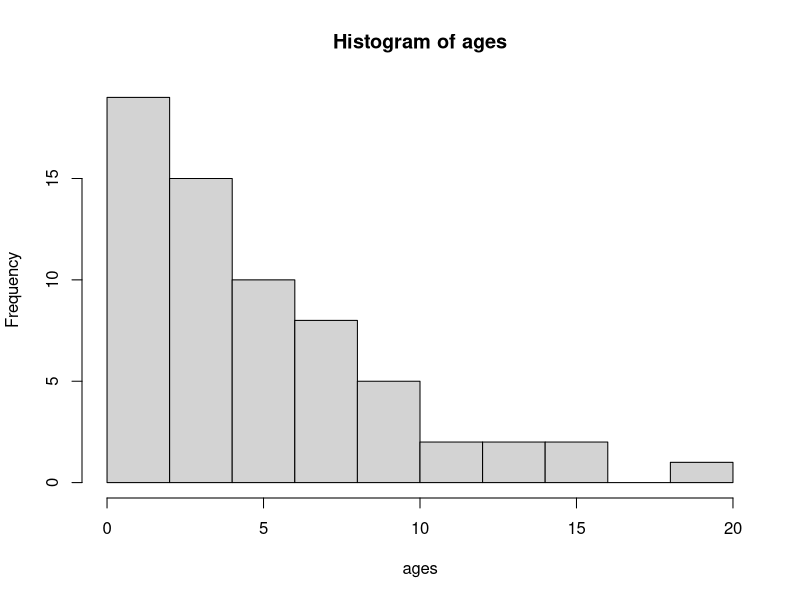

This chart was generated by the following R code: (Note: this script raises an error after producing the figure.)
##### INITIAL POPULATION
## use numbers from EBPB 2021, and create txt file with 1/2 of these nr (as female-only) per population 
## UPDATE PATCH ID depending on patch file used (varying min patch size, and human pressure classes lead to variation in patch IDs!)
# total population Borecka [EBPB 2022]: 125
# total population Augustowska [EBPB 2022]: 20
# total population Knyszyn [EBPB 2022]: 212
# total population Bialowieza [EBPB 2022]: 779
# total population Bieszczady [EBPB 2022]: 729
# total population Western Poland [EBPB 2022]: 340
# total population Rothaar [EBPB 2022]: 24
# required format: Year Species PatchID Ninds Age Stage
# Define the relative proportion of individuals in each age class
# I have stage-structured model with 4 stages: calves/newborns, juveniles, reproductive adults, senescent adults
# but cannot initialize calves! so specify only 3 stages here

dirpath <- ""
# Define the age ranges for each age class
age_class1_range1 <- c(0:3)
age_class2_range1 <- c(4:20)
age_class3_range1 <- c(21:25)

age_class1_range2 <- c(0:1)
age_class2_range2 <- c(1:3)
age_class3_range2 <- c(4:20)
age_class4_range2 <- c(21:25)

## Draw initial ages from an exponential distribution
# Set parameters
max_age <- 25
lambda <- 0.2  # Adjust the lambda parameter based on the desired distribution shape; lambda=0.2 works well for value range 1-25 

patchID_borecka <- 6
patchID_augustowska <- 4
patchID_knyszyn <- 15
patchID_bialowieza <- 23
patchID_bieszczady <- 109
patchID_west_poland_mainpatch <- 22 ## --> ca 90% (if 2 patches)
patchID_west_poland_patch2 <- 24    ## --> ca 10% (if 2 patches)
patchID_rothaar <- 83
patchID_romincka <- 2
patchID_janowskie <- 73



#### BORECKA ####
# total population Borecka [EBPB 2022]: 127
total_pop_borecka <- 127 
## take 50% of population as I have female-only model (maybe need to change this to 60% or so? Some populations have clear female-skew)
# I have stage-structured model with 4 stages: calves/newborns, juveniles, reproductive adults, senescent adults
# but cannot initialize calves! so specify only 3 stages here
## set.seed before random sampling
set.seed(1909)
# Generate ages from an exponential distribution (add 0.5 to avoid age 0 and have min age 1)
## round to integer
ages <- round(rexp(round(total_pop_borecka/2), rate = lambda) + 0.5)
# Randomly assign ages between 21 and 25 (stage 4) to individuals exceeding the maximum age
ages[ages > max_age] <- sample(21:25, size = sum(ages > max_age), replace = TRUE)
## check distribution
table(ages)
hist(ages)
# required format: Year Species PatchID Ninds Age Stage
## 4 stage model
borecka_pop1 <- data.frame(as.data.frame(table(ages))) %>%
  dplyr::relocate(Ninds = Freq) %>% 
  dplyr::rename(Age = ages) %>% 
  mutate(Stage = ifelse(Age %in% age_class1_range1, 1, 
                        ifelse(Age %in% age_class2_range1, 2, 3))) %>%
  mutate(Year = 0, Species = 0, PatchID = patchID_borecka)
## 5 stage model
borecka_pop2 <- data.frame(as.data.frame(table(ages))) %>%
  dplyr::relocate(Ninds = Freq) %>% 
  dplyr::rename(Age = ages) %>% 
  mutate(Stage = ifelse(Age %in% age_class1_range2, 1, 
                        ifelse(Age %in% age_class2_range2, 2, 
                               ifelse(Age %in% age_class3_range2, 3, 4)))) %>%
  mutate(Year = 0, Species = 0, PatchID = patchID_borecka)

# # # Check the distribution of ages
# # hist(ages, breaks=seq(1, 25, by=4), main="Age Distribution", xlab="Age")
# # Create a data frame
# ages_df <- data.frame(age = age)
# # Calculate the number of individuals for each age
# age_counts <- table(ages_df$age)
# age_counts_df <- data.frame(age = as.numeric(names(age_counts)), count = as.numeric(age_counts))
# ## get percentages in different age/stage classes
# # Calculate percentages for each age class
# percentage_age_class_1 <- sum(age_counts_df$count[age_counts_df$age %in% age_class1_range]) / total_population_size * 100
# percentage_age_class_2 <- sum(age_counts_df$count[age_counts_df$age %in% age_class2_range]) / total_population_size * 100
# percentage_age_class_3 <- sum(age_counts_df$count[age_counts_df$age %in% age_class3_range]) / total_population_size * 100
# # Print the percentages
# cat("Percentage for ages 1-3: ", percentage_age_class_1, "%\n")
# cat("Percentage for ages 4-20: ", percentage_age_class_2, "%\n")
# cat("Percentage for ages 21-25: ", percentage_age_class_3, "%\n")
# hist(ages)


#### AUGUSTOWSKA ####
# total population Augustowska [EBPB 2022]: 20
total_pop_augustowska <- 23
## set.seed before random sampling
set.seed(1909)
# Generate ages from an exponential distribution (add 1 to avoid age 0 and have min age 1)
## round to integer
ages <- round(rexp(round(total_pop_augustowska/2), rate = lambda) + 0.5)
# Randomly assign ages between 21 and 25 (stage 4) to individuals exceeding the maximum age
ages[ages > max_age] <- sample(21:25, size = sum(ages > max_age), replace = TRUE)
# required format: Year Species PatchID Ninds Age Stage
## 4 stage model
augustowska_pop1 <- data.frame(as.data.frame(table(ages))) %>% 
  dplyr::relocate(Ninds = Freq) %>% 
  dplyr::rename(Age = ages) %>% 
  mutate(Stage = ifelse(Age %in% age_class1_range1, 1, 
                        ifelse(Age %in% age_class2_range1, 2, 3))) %>%
  mutate(Year = 0, Species = 0, PatchID = patchID_augustowska) %>% 
  dplyr::relocate(Year, Species, PatchID)
## 5 stage model
augustowska_pop2 <- data.frame(as.data.frame(table(ages))) %>% 
  dplyr::relocate(Ninds = Freq) %>% 
  dplyr::rename(Age = ages) %>% 
  mutate(Stage = ifelse(Age %in% age_class1_range2, 1, 
                        ifelse(Age %in% age_class2_range2, 2, 
                               ifelse(Age %in% age_class3_range2, 3, 4)))) %>%
  mutate(Year = 0, Species = 0, PatchID = patchID_augustowska) %>% 
  dplyr::relocate(Year, Species, PatchID)

#### JANOWSKIE ####
# total population janowskie [EBPB 2022]: 9
total_pop_janowskie <- 9
## set.seed before random sampling
set.seed(1909)
# Generate ages from an exponential distribution (add 1 to avoid age 0 and have min age 1)
## round to integer
ages <- round(rexp(round(total_pop_janowskie/2), rate = lambda) + 0.5)
# Randomly assign ages between 21 and 25 (stage 4) to individuals exceeding the maximum age
ages[ages > max_age] <- sample(21:25, size = sum(ages > max_age), replace = TRUE)
# required format: Year Species PatchID Ninds Age Stage
## 4 stage model
janowskie_pop1 <- data.frame(as.data.frame(table(ages))) %>% 
  dplyr::relocate(Ninds = Freq) %>% 
  dplyr::rename(Age = ages) %>% 
  mutate(Stage = ifelse(Age %in% age_class1_range1, 1, 
                        ifelse(Age %in% age_class2_range1, 2, 3))) %>%
  mutate(Year = 0, Species = 0, PatchID = patchID_janowskie) %>% 
  dplyr::relocate(Year, Species, PatchID)
## 5 stage model
janowskie_pop2 <- data.frame(as.data.frame(table(ages))) %>% 
  dplyr::relocate(Ninds = Freq) %>% 
  dplyr::rename(Age = ages) %>% 
  mutate(Stage = ifelse(Age %in% age_class1_range2, 1, 
                        ifelse(Age %in% age_class2_range2, 2, 
                               ifelse(Age %in% age_class3_range2, 3, 4)))) %>%
  mutate(Year = 0, Species = 0, PatchID = patchID_janowskie) %>% 
  dplyr::relocate(Year, Species, PatchID)


#### ROMinCKA ####
# total population Augustowska [EBPB 2022]: 20
total_pop_romincka <- 23
## set.seed before random sampling
set.seed(1909)
# Generate ages from an exponential distribution (add 1 to avoid age 0 and have min age 1)
## round to integer
ages <- round(rexp(round(total_pop_romincka/2), rate = lambda) + 0.5)
# Randomly assign ages between 21 and 25 (stage 4) to individuals exceeding the maximum age
ages[ages > max_age] <- sample(21:25, size = sum(ages > max_age), replace = TRUE)
# required format: Year Species PatchID Ninds Age Stage
## 4 stage model
romincka_pop1 <- data.frame(as.data.frame(table(ages))) %>% 
  dplyr::relocate(Ninds = Freq) %>% 
  dplyr::rename(Age = ages) %>% 
  mutate(Stage = ifelse(Age %in% age_class1_range1, 1, 
                        ifelse(Age %in% age_class2_range1, 2, 3))) %>%
  mutate(Year = 0, Species = 0, PatchID = patchID_romincka) %>% 
  dplyr::relocate(Year, Species, PatchID)
## 5 stage model
romincka_pop2 <- data.frame(as.data.frame(table(ages))) %>% 
  dplyr::relocate(Ninds = Freq) %>% 
  dplyr::rename(Age = ages) %>% 
  mutate(Stage = ifelse(Age %in% age_class1_range2, 1, 
                        ifelse(Age %in% age_class2_range2, 2, 
                               ifelse(Age %in% age_class3_range2, 3, 4)))) %>%
  mutate(Year = 0, Species = 0, PatchID = patchID_romincka) %>% 
  dplyr::relocate(Year, Species, PatchID)

#### KNYSZYN ####
# total population Knyszyn [EBPB 2022]: 298
total_pop_knyszyn <- 298
## set.seed before random sampling
set.seed(1909)
# Generate ages from an exponential distribution (add 1 to avoid age 0 and have min age 1)
## round to integer
ages <- round(rexp(round(total_pop_knyszyn/2), rate = lambda) + 0.5)
# Randomly assign ages between 21 and 25 (stage 4) to individuals exceeding the maximum age
ages[ages > max_age] <- sample(21:25, size = sum(ages > max_age), replace = TRUE)
# required format: Year Species PatchID Ninds Age Stage
## 4 stage model
knyszyn_pop1 <- data.frame(as.data.frame(table(ages))) %>% 
  dplyr::relocate(Ninds = Freq) %>% 
  dplyr::rename(Age = ages) %>% 
  mutate(Stage = ifelse(Age %in% age_class1_range1, 1, 
                        ifelse(Age %in% age_class2_range1, 2, 3))) %>%
  mutate(Year = 0, Species = 0, PatchID = patchID_knyszyn) %>% 
  dplyr::relocate(Year, Species, PatchID)
## 5 stage model
knyszyn_pop2 <- data.frame(as.data.frame(table(ages))) %>% 
  dplyr::relocate(Ninds = Freq) %>% 
  dplyr::rename(Age = ages) %>% 
  mutate(Stage = ifelse(Age %in% age_class1_range2, 1, 
                        ifelse(Age %in% age_class2_range2, 2, 
                               ifelse(Age %in% age_class3_range2, 3, 4)))) %>%
  mutate(Year = 0, Species = 0, PatchID = patchID_knyszyn) %>% 
  dplyr::relocate(Year, Species, PatchID)



#### BIALOWIEZA ####
# total population Bialowieza [EBPB 2022]: 829
total_pop_bialowieza <- 829
## set.seed before random sampling
set.seed(1909)
# Generate ages from an exponential distribution (add 1 to avoid age 0 and have min age 1)
## round to integer
ages <- round(rexp(round(total_pop_bialowieza/2), rate = lambda) + 0.5)
# Randomly assign ages between 21 and 25 (stage 4) to individuals exceeding the maximum age
ages[ages > max_age] <- sample(21:25, size = sum(ages > max_age), replace = TRUE)
# required format: Year Species PatchID Ninds Age Stage
## 4 stage model
bialowieza_pop1 <- data.frame(as.data.frame(table(ages))) %>% 
  dplyr::relocate(Ninds = Freq) %>% 
  dplyr::rename(Age = ages) %>% 
  mutate(Stage = ifelse(Age %in% age_class1_range1, 1, 
                        ifelse(Age %in% age_class2_range1, 2, 3))) %>%
  mutate(Year = 0, Species = 0, PatchID = patchID_bialowieza) %>% 
  dplyr::relocate(Year, Species, PatchID)
## 5 stage model
bialowieza_pop2 <- data.frame(as.data.frame(table(ages))) %>% 
  dplyr::relocate(Ninds = Freq) %>% 
  dplyr::rename(Age = ages) %>% 
  mutate(Stage = ifelse(Age %in% age_class1_range2, 1, 
                        ifelse(Age %in% age_class2_range2, 2, 
                               ifelse(Age %in% age_class3_range2, 3, 4)))) %>%
  mutate(Year = 0, Species = 0, PatchID = patchID_bialowieza) %>% 
  dplyr::relocate(Year, Species, PatchID)


#### BIESZCZADY ####
# total population Bieszczady [EBPB 2022]: 750
total_pop_bieszczady <- 750
## set.seed before random sampling
set.seed(1909)
# Generate ages from an exponential distribution (add 1 to avoid age 0 and have min age 1)
## round to integer
ages <- round(rexp(round(total_pop_bieszczady/2), rate = lambda) + 0.5)
# Randomly assign ages between 21 and 25 (stage 4) to individuals exceeding the maximum age
ages[ages > max_age] <- sample(21:25, size = sum(ages > max_age), replace = TRUE)
# required format: Year Species PatchID Ninds Age Stage
## 4 stage model
bieszczady_pop1 <- data.frame(as.data.frame(table(ages))) %>% 
  dplyr::relocate(Ninds = Freq) %>% 
  dplyr::rename(Age = ages) %>% 
  mutate(Stage = ifelse(Age %in% age_class1_range1, 1, 
                        ifelse(Age %in% age_class2_range1, 2, 3))) %>%
  mutate(Year = 0, Species = 0, PatchID = patchID_bieszczady) %>% 
  dplyr::relocate(Year, Species, PatchID)
## 5 stage model
bieszczady_pop2 <- data.frame(as.data.frame(table(ages))) %>% 
  dplyr::relocate(Ninds = Freq) %>% 
  dplyr::rename(Age = ages) %>% 
  mutate(Stage = ifelse(Age %in% age_class1_range2, 1, 
                        ifelse(Age %in% age_class2_range2, 2, 
                               ifelse(Age %in% age_class3_range2, 3, 4)))) %>%
  mutate(Year = 0, Species = 0, PatchID = patchID_bieszczady) %>% 
  dplyr::relocate(Year, Species, PatchID)


#### WESTERN POLAND ####
## IN MOST PATCH VERSIONS THERE ARE 2-3 PATCHES OCCUPIED!!
## one main patch (ca. 75% of pop) and 1-2 (or now more!) other patches
# total population Western Poland [EBPB 2022]: 340
total_pop_west_poland <- 340

## For medium patch version with 3 patches WestPL
pop_west_poland_mainpatch <- total_pop_west_poland*0.75
pop_west_poland_patch2 <- total_pop_west_poland*0.15
pop_west_poland_patch3 <- total_pop_west_poland*0.1


## set.seed before random sampling
set.seed(1909)
# Generate ages from an exponential distribution (add 1 to avoid age 0 and have min age 1)
## round to integer
ages_mainpatch <- round(rexp(round(pop_west_poland_mainpatch/2), rate = lambda) + 0.5)
# Randomly assign ages between 21 and 25 (stage 4) to individuals exceeding the maximum age
ages_mainpatch[ages_mainpatch > max_age] <- sample(21:25, size = sum(ages_mainpatch > max_age), replace = TRUE)
## set.seed before random sampling
set.seed(1909)
# Generate ages from an exponential distribution (add 1 to avoid age 0 and have min age 1)
## round to integer
ages_patch2 <- round(rexp(round(pop_west_poland_patch2/2), rate = lambda) + 0.5)
# Randomly assign ages between 21 and 25 (stage 4) to individuals exceeding the maximum age
ages_patch2[ages_patch2 > max_age] <- sample(21:25, size = sum(ages_patch2 > max_age), replace = TRUE)
## set.seed before random sampling
set.seed(1909)
# Generate ages from an exponential distribution (add 1 to avoid age 0 and have min age 1)
## round to integer
ages_patch3 <- round(rexp(round(pop_west_poland_patch3/2), rate = lambda) + 0.5)
# Randomly assign ages between 21 and 25 (stage 4) to individuals exceeding the maximum age
ages_patch3[ages_patch3 > max_age] <- sample(21:25, size = sum(ages_patch3 > max_age), replace = TRUE)
# required format: Year Species PatchID Ninds Age Stage
## 4 stage model
west_poland_pop1 <- data.frame(as.data.frame(table(ages_mainpatch))) %>% 
  dplyr::relocate(Ninds = Freq) %>% 
  dplyr::rename(Age = ages_mainpatch) %>%
  mutate(Stage = ifelse(Age %in% age_class1_range1, 1, 
                        ifelse(Age %in% age_class2_range1, 2, 3))) %>%
  mutate(Year = 0, Species = 0, PatchID = patchID_west_poland_mainpatch) %>% 
  dplyr::relocate(Year, Species, PatchID)

if(patchID_west_poland_patch2>0){
  west_poland_pop1 <- rbind(west_poland_pop1,
                           data.frame(as.data.frame(table(ages_patch2))) %>% 
                             dplyr::relocate(Ninds = Freq) %>% 
                             dplyr::rename(Age = ages_patch2) %>%
                             mutate(Stage = ifelse(Age %in% age_class1_range1, 1, 
                                                   ifelse(Age %in% age_class2_range1, 2, 3))) %>%
                             mutate(Year = 0, Species = 0, PatchID = patchID_west_poland_patch2) %>% 
                             dplyr::relocate(Year, Species, PatchID))
}
## 5 stage model
west_poland_pop2 <- data.frame(as.data.frame(table(ages_mainpatch))) %>% 
  dplyr::relocate(Ninds = Freq) %>% 
  dplyr::rename(Age = ages_mainpatch) %>%
  mutate(Stage = ifelse(Age %in% age_class1_range2, 1, 
                        ifelse(Age %in% age_class2_range2, 2, 
                               ifelse(Age %in% age_class3_range2, 3, 4)))) %>%
  mutate(Year = 0, Species = 0, PatchID = patchID_west_poland_mainpatch) %>% 
  dplyr::relocate(Year, Species, PatchID)

if(patchID_west_poland_patch2>0){
  west_poland_pop2 <- rbind(west_poland_pop2,
                           data.frame(as.data.frame(table(ages_patch2))) %>% 
                             dplyr::relocate(Ninds = Freq) %>% 
                             dplyr::rename(Age = ages_patch2) %>%
                             mutate(Stage = ifelse(Age %in% age_class1_range2, 1, 
                                                   ifelse(Age %in% age_class2_range2, 2, 
                                                          ifelse(Age %in% age_class3_range2, 3, 4)))) %>%
                             mutate(Year = 0, Species = 0, PatchID = patchID_west_poland_patch2) %>% 
                             dplyr::relocate(Year, Species, PatchID))
}

#if(patchID_west_poland_patch3>0){
 # west_poland_pop <- rbind(west_poland_pop,
  #                         data.frame(as.data.frame(table(ages_patch3))) %>% 
   #                          dplyr::relocate(Ninds = Freq) %>% 
    #                         dplyr::rename(Age = ages_patch3) %>%
     #                        mutate(Stage = ifelse(Age %in% age_class1_range, 1, 
      #                                             ifelse(Age %in% age_class2_range, 2, 
       #                                                   ifelse(Age %in% age_class3_range, 3, 4)))) %>%
        #                     mutate(Year = 0, Species = 0, PatchID = patchID_west_poland_patch3) %>% 
         #                    dplyr::relocate(Year, Species, PatchID))
#}


#### ROTHAAR ####
# total population Rothaar [EBPB 2022]: 30
total_pop_rothaar <- 30
## set.seed before random sampling
set.seed(1909)
# Generate ages from an exponential distribution (add 1 to avoid age 0 and have min age 1)
## round to integer
ages <- round(rexp(round(total_pop_rothaar/2), rate = lambda) + 0.5)
# Randomly assign ages between 21 and 25 (stage 4) to individuals exceeding the maximum age
ages[ages > max_age] <- sample(21:25, size = sum(ages > max_age), replace = TRUE)
# required format: Year Species PatchID Ninds Age Stage
## 4 stage model
rothaar_pop1 <- data.frame(as.data.frame(table(ages))) %>% 
  dplyr::relocate(Ninds = Freq) %>% 
  dplyr::rename(Age = ages) %>% 
  mutate(Stage = ifelse(Age %in% age_class1_range1, 1, 
                        ifelse(Age %in% age_class2_range1, 2, 3))) %>%
  mutate(Year = 0, Species = 0, PatchID = patchID_rothaar) %>% 
  dplyr::relocate(Year, Species, PatchID)
## 5 stage model
rothaar_pop2 <- data.frame(as.data.frame(table(ages))) %>% 
  dplyr::relocate(Ninds = Freq) %>% 
  dplyr::rename(Age = ages) %>% 
  mutate(Stage = ifelse(Age %in% age_class1_range2, 1, 
                        ifelse(Age %in% age_class2_range2, 2, 
                               ifelse(Age %in% age_class3_range2, 3, 4)))) %>%
  mutate(Year = 0, Species = 0, PatchID = patchID_rothaar) %>% 
  dplyr::relocate(Year, Species, PatchID)



initial_pop_df1 <- rbind(borecka_pop1, augustowska_pop1, knyszyn_pop1, bialowieza_pop1, bieszczady_pop1,
                        west_poland_pop1, rothaar_pop1, romincka_pop1, janowskie_pop1)

initial_pop_df2 <- rbind(borecka_pop2, augustowska_pop2, knyszyn_pop2, bialowieza_pop2, bieszczady_pop2,
                         west_poland_pop2, rothaar_pop2, romincka_pop2, janowskie_pop2)

initial_pop_df1 <- initial_pop_df1[,c("Year", "Species", "PatchID", "Ninds", "Age", "Stage")]
initial_pop_df2 <- initial_pop_df2[,c("Year", "Species", "PatchID", "Ninds", "Age", "Stage")]

write.table(initial_pop_df1, 
            file = "Inputs/init_pop1.txt",
            sep = "\t", quote=FALSE,
            row.names = FALSE)

write.table(initial_pop_df2, 
            file = "Inputs/init_pop2.txt",
            sep = "\t", quote=FALSE,
            row.names = FALSE)
